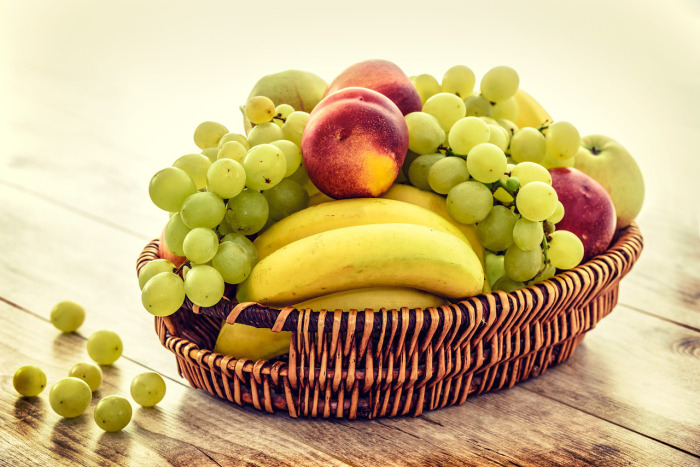
#> input picture prototyping/OpenCv/FruitBasket.jpg, 700 x 467 px, given in place of the camera
$ python color_contour_tracking.py
#> lines starting #> are read from the running program, lines starting #| are printed output that depends on the picture; after the words box and inside, x2 and y2 are one past the last pixel; in counts of white or black regions, pixels touching at a corner belong together
if __name__ == '__main__':
    import cv2
    import numpy as np

    cap = cv2.VideoCapture(0)

    while (1):
        _, frame = cap.read()
#> frame is the input picture: shape (467, 700, 3); mean B, G, R 129, 180.2, 203.2
        hsv = cv2.cvtColor(frame, cv2.COLOR_BGR2HSV)
#> hsv: shape (467, 700, 3); mean H, S, V 34.4, 109.9, 203.6

        lower_red = np.array([30, 150, 50])
        upper_red = np.array([255, 255, 180])
       # redLower = (150, 92, 53)
       # redUpper = (255, 255, 180)
        mask = cv2.inRange(hsv, lower_red, upper_red)
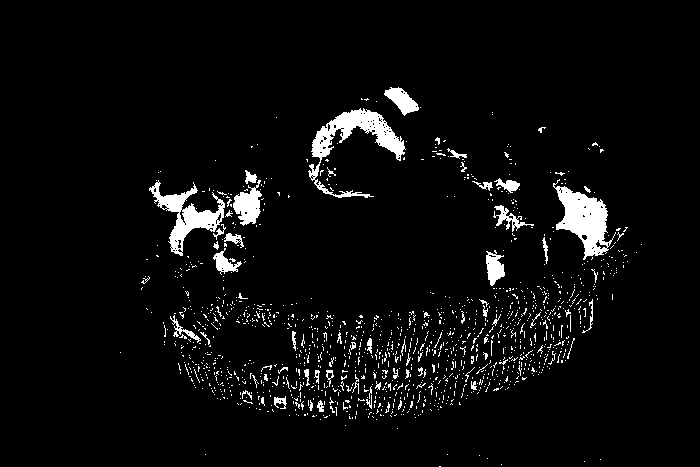
#> mask: shape (467, 700); 4.6% white; 1317 white regions (1251 under 20 px), largest, box (x1, y1, x2, y2) and area: (308, 108, 406, 198) 2341, (553, 179, 616, 260) 2221, (149, 180, 225, 256) 1779
        res = cv2.bitwise_and(frame, frame, mask=mask)
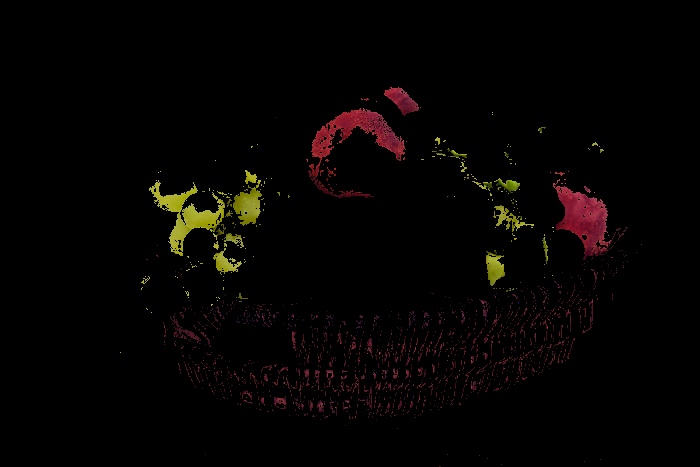
#> res: shape (467, 700, 3); mean B, G, R 1.8, 3.1, 5.5

        cv2.imshow('frame', frame)
        cv2.imshow('res', res)

        k = cv2.waitKey(5) & 0xFF
#> (key Esc is pressed here)
        if k == 27:
            break

    cv2.destroyAllWindows()
    cap.release()
